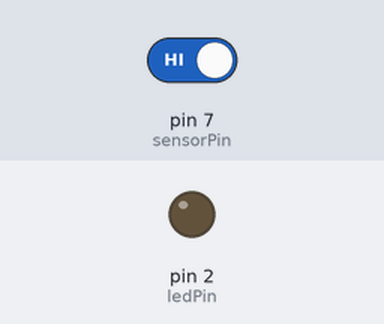
A sketch run on a simulated Arduino Uno, built with avr-gcc and run on an emulated ATmega328P. Shown: output pins drawn as LEDs (lit = HIGH). The test bench sets the inputs (shaded band); at power-on: pin 7 (sensorPin) HIGH. What the sketch prints to the serial monitor is not drawn.

Above: at 1.2 s.
1.3 s: pin 7 (sensorPin) driven LOW
Timing chart, 0 to 4.3 s (numbered marks = the images above; inputs shaded):
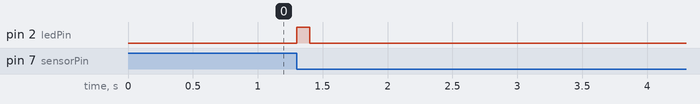

Measured:
- after the input at 1.3 s, pin 2 (ledPin): LOW → HIGH at once, → LOW 0.10 s later

The sketch:

C5_Sound.ino
```cpp
#define sensorPin 7
int ledPin = 2;

unsigned long lastEvent = 0;

void setup() {
  pinMode(sensorPin, INPUT);
  pinMode(ledPin, OUTPUT);
  Serial.begin(9600);
}

void loop() {
  int sensorData = digitalRead(sensorPin);

  if (sensorData == LOW) {
    if (millis() - lastEvent > 25) {
      Serial.println("Clap detected!");
      digitalWrite(ledPin,HIGH);
      delay(100);
      digitalWrite(ledPin, LOW);
    }
    lastEvent = millis();
  }
}
```
